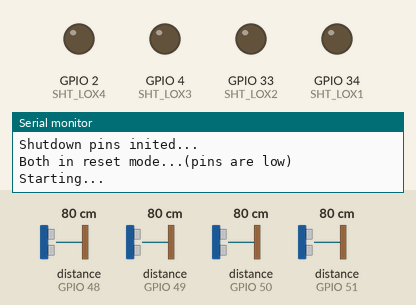
Recording of a sketch running on a simulated ESP32. On the bench: output pins drawn as LEDs (lit = HIGH), the last lines printed to the serial monitor. The test bench sets the inputs (shaded band); at power-on: distance to the obstacle (sensors on GPIO 48, GPIO 49, GPIO 50, GPIO 51) 80 cm.

Above: at 0.01 s.
At 1.2 s:
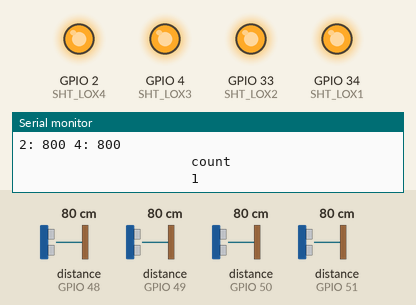
1.3 s: distance to the obstacle (sensor on GPIO 48) set to 250 cm
3.1 s: distance to the obstacle (sensor on GPIO 49) set to 250 cm
4.8 s: distance to the obstacle (sensor on GPIO 50) set to 120 cm
6.5 s: distance to the obstacle (sensor on GPIO 51) set to 120 cm
8.2 s: distance to the obstacle (sensor on GPIO 48) set to 2 cm
Timing chart, 0 to 11.0 s (numbered marks = the images above; inputs shaded):
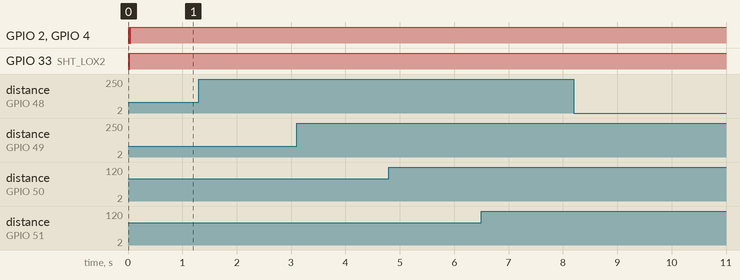

The sketch:

updated_countwith_four.ino
```cpp
#include "Adafruit_VL53L0X.h"

// address we will assign if dual sensor is present
#define LOX1_ADDRESS 0x30
#define LOX2_ADDRESS 0x31
#define LOX3_ADDRESS 0x32
#define LOX4_ADDRESS 0x33

int th=1000;
long startTime1 = 0; // Variable to store the start time
long endTime1 = 0;
long startTime2 = 0; // Variable to store the start time
long endTime2 = 0;
long resettime1=0;
long resettime2=0;
int count =0;
// set the pins to shutdown
#define SHT_LOX1 34
#define SHT_LOX2 33
#define SHT_LOX3 4
#define SHT_LOX4 2

// objects for the vl53l0x
Adafruit_VL53L0X lox1 = Adafruit_VL53L0X();
Adafruit_VL53L0X lox2 = Adafruit_VL53L0X();
Adafruit_VL53L0X lox3 = Adafruit_VL53L0X();
Adafruit_VL53L0X lox4 = Adafruit_VL53L0X();

// this holds the measurement
VL53L0X_RangingMeasurementData_t measure1;
VL53L0X_RangingMeasurementData_t measure2;
VL53L0X_RangingMeasurementData_t measure3;
VL53L0X_RangingMeasurementData_t measure4;
/*
    Reset all sensors by setting all of their XSHUT pins low for delay(10), then set all XSHUT high to bring out of reset
    Keep sensor #1 awake by keeping XSHUT pin high
    Put all other sensors into shutdown by pulling XSHUT pins low
    Initialize sensor #1 with lox.begin(new_i2c_address) Pick any number but 0x29 and it must be under 0x7F. Going with 0x30 to 0x3F is probably OK.
    Keep sensor #1 awake, and now bring sensor #2 out of reset by setting its XSHUT pin high.
    Initialize sensor #2 with lox.begin(new_i2c_address) Pick any number but 0x29 and whatever you set the first sensor to
 */
void setID() {
  // all reset
  digitalWrite(SHT_LOX1, LOW);
  digitalWrite(SHT_LOX2, LOW);
  digitalWrite(SHT_LOX3, LOW);
  digitalWrite(SHT_LOX4, LOW);
  delay(10);
  // all unreset
  digitalWrite(SHT_LOX1, HIGH);
  digitalWrite(SHT_LOX2, HIGH);
  digitalWrite(SHT_LOX3, HIGH);
  digitalWrite(SHT_LOX4, HIGH);
  delay(10);

  // activating LOX1 and resetting LOX2
  digitalWrite(SHT_LOX1, HIGH);
  digitalWrite(SHT_LOX2, LOW);
  digitalWrite(SHT_LOX3, LOW);
  digitalWrite(SHT_LOX4, LOW);


  // initing LOX1
  if(!lox1.begin(LOX1_ADDRESS)) {
    Serial.println(F("Failed to boot first VL53L0X"));
    while(1);
  }
  delay(10);

  // activating LOX2
  digitalWrite(SHT_LOX2, HIGH);
  delay(10);

  //initing LOX2
  if(!lox2.begin(LOX2_ADDRESS)) {
    Serial.println(F("Failed to boot second VL53L0X"));
    while(1);
  }
  digitalWrite(SHT_LOX3, HIGH);
  delay(10);
  if(!lox3.begin(LOX3_ADDRESS)) {
    Serial.println(F("Failed to boot third VL53L0X"));
    while(1);
  }
  digitalWrite(SHT_LOX4, HIGH);
  // initing LOX4
  if(!lox4.begin(LOX4_ADDRESS)) {
    Serial.println(F("Failed to boot fourth VL53L0X"));
    while(1);
  }
  delay(10);

  // activating LOX4
  digitalWrite(SHT_LOX4, HIGH);
  delay(10);
}

void read_dual_sensors() {

  lox1.rangingTest(&measure1, false); // pass in 'true' to get debug data printout!
  lox2.rangingTest(&measure2, false); // pass in 'true' to get debug data printout!
  lox3.rangingTest(&measure3, false);
  lox4.rangingTest(&measure4, false);

  if (measure1.RangeMilliMeter<th || measure3.RangeMilliMeter<th ){// print sensor one reading
  Serial.print(F("1: "));
  if(measure1.RangeStatus != 4) {     // if not out of range
    Serial.print(measure1.RangeMilliMeter);
  } else {
    Serial.print(F("Out of range"));
  }

  Serial.print(F(" "));

  // print sensor two reading
  Serial.print(F("3: "));
  if(measure2.RangeStatus != 4) {
    Serial.print(measure3.RangeMilliMeter);
  } else {
    Serial.print(F("Out of range"));
  }
  }
  Serial.print(F(" "));
  Serial.println(F(" "));
if (measure2.RangeMilliMeter<th || measure4.RangeMilliMeter<th ){
  // print sensor three reading
  Serial.print(F("2: "));
  if(measure3.RangeStatus != 4) {     // if not out of range
    Serial.print(measure2.RangeMilliMeter);
  } else {
    Serial.print(F("Out of range"));
  }

  Serial.print(F(" "));

   // print sensor four reading
  Serial.print(F("4: "));
  if(measure4.RangeStatus != 4) {
    Serial.print(measure4.RangeMilliMeter);
  } else {
    Serial.print(F("Out of range"));
  }
}
  Serial.println(F(" "));

}
void Funky1 (int a,int b){
  if  (a<th){
    startTime1=millis();
  }if (b<th){
    endTime1=millis();
  }
}
void Funky2 (int a,int b){
  if  (a<th){
    startTime2=millis();
  }if (b<th){
    endTime2=millis();
  }
}
// to resolve error
void reset(int a,int b,int c,int d){
  if (a<th|| b<th || c<th || d<th){
    resettime1=millis();
  }
  else{
    resettime2=millis();
  }
  if ((resettime2-resettime1)>750){
    startTime1 = 0;
    endTime1 = 0;
    startTime2 = 0;
    endTime2 = 0;
    // Serial.print("reset");
  }
}
// count function
void counter(){
  Serial.print("                      ");
  long elapsedTime1 = endTime1 - startTime1;
  if(endTime1!=0 && startTime1 !=0){
  if (elapsedTime1>0){
    endTime1=0;
    startTime1=0;
    count++;
      // Serial.print("count");
      // Serial.print(count);

    // delay(10);
  }
  if(elapsedTime1<0){
    endTime1=0;
    startTime1=0;
    count--;
      // Serial.print("count");
      // Serial.print(count);

    // delay(10);
  }}
    long elapsedTime2 = endTime2 - startTime2;
  if(endTime2!=0 && startTime2 !=0){
  if (elapsedTime2>0){
    endTime2=0;
    startTime2=0;
    count++;
      // Serial.print("count");
      // Serial.print(count);

    // delay(10);
  }
  if(elapsedTime2<0){
    endTime2=0;
    startTime2=0;
    count--;
      // Serial.print("count  :");
      // Serial.print(count);

    // delay(10);
  }}
  Serial.println("count");
  Serial.println("");
  Serial.print("                      ");
  Serial.print(count);

  Serial.println("");
}
void setup() {
  Serial.begin(115200);

  // wait until serial port opens for native USB devices
  while (! Serial) { delay(1); }

  pinMode(SHT_LOX1, OUTPUT);
  pinMode(SHT_LOX2, OUTPUT);
  pinMode(SHT_LOX3, OUTPUT);
  pinMode(SHT_LOX4, OUTPUT);

  Serial.println(F("Shutdown pins inited..."));

  digitalWrite(SHT_LOX1, LOW);
  digitalWrite(SHT_LOX2, LOW);
  digitalWrite(SHT_LOX3, LOW);
  digitalWrite(SHT_LOX4, LOW);

  Serial.println(F("Both in reset mode...(pins are low)"));


  Serial.println(F("Starting..."));
  setID();

}

void loop() {

  read_dual_sensors();
  Funky1(measure1.RangeMilliMeter,measure3.RangeMilliMeter);
  Funky2(measure2.RangeMilliMeter,measure4.RangeMilliMeter);
  counter();
  reset(measure1.RangeMilliMeter,measure3.RangeMilliMeter,measure2.RangeMilliMeter,measure4.RangeMilliMeter);
  delay(10);
}
```
